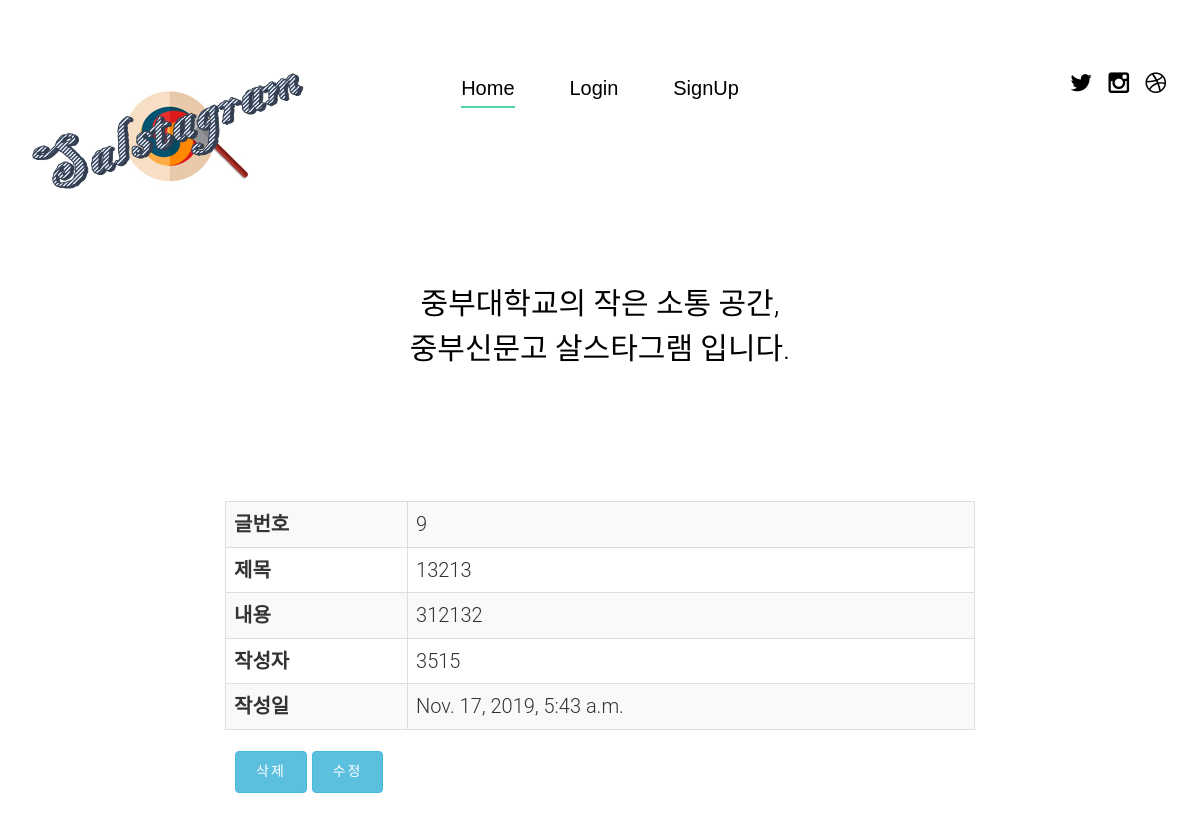
Page /board/detail/9/ on the earlier database version.
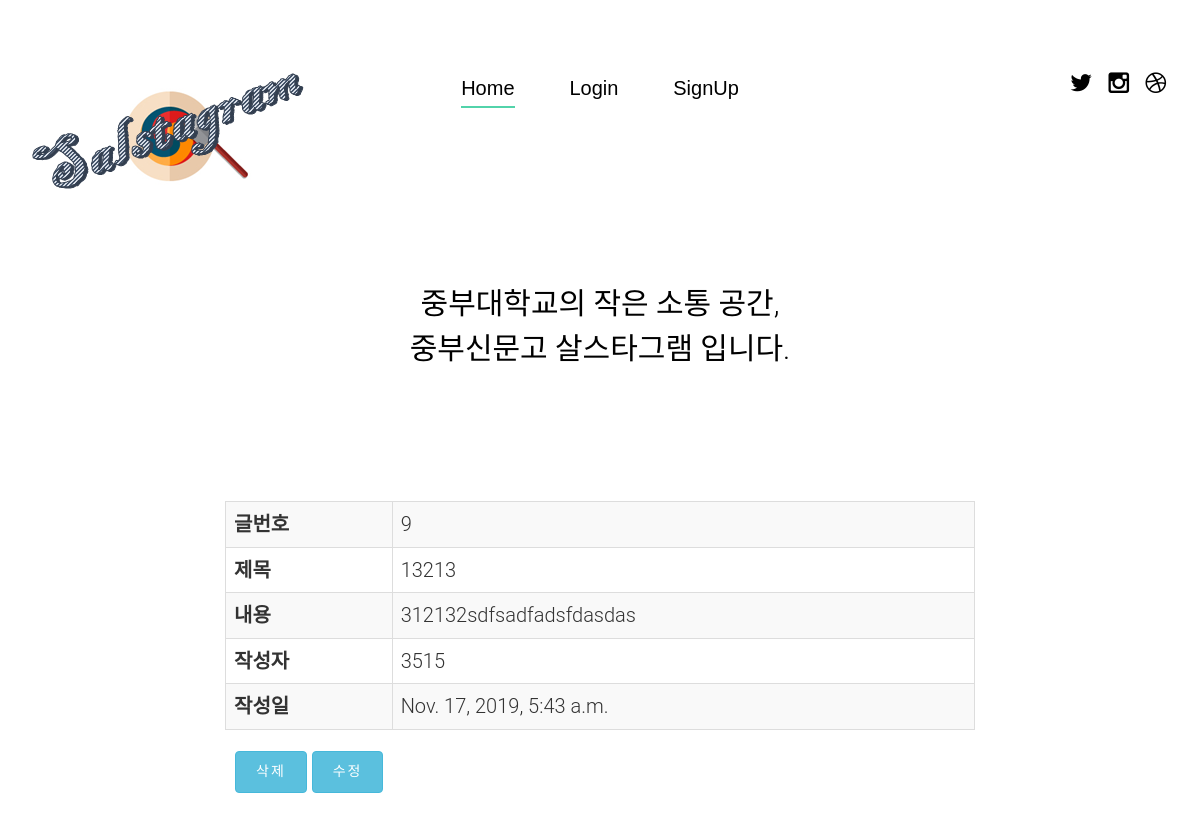
Same page on the later database version.
### board/models.py (models this page shows, shortened)
class Board(models.Model):
    title = models.CharField(max_length=100)
    text = models.TextField(max_length=2000)
    key = models.CharField(max_length=50)    # 글 삭제 시 확인할 키값 기본적으로 default=123으로 구현함.
    author = models.CharField(max_length=50)    # 익명성을 위해 CharField 로 구현
    created = models.DateTimeField(auto_now_add=True)
    class Meta:
        ordering = ['-created', ]

### board/views.py (the view)
# urls.py: path("detail/<int:pk>/", BoardDetail.as_view(), name='detail'),
class BoardDetail(DetailView):
    model = Board
    template_name_suffix = '_detail'

### board/templates/board/board_detail.html (shortened to what this page needs)
{% extends 'base_blog.html' %}
{% block content %}
 <div class="container">
    <div class="row">
       <div class="col-md-8 col-md-offset-2">
           <table class="table table-striped table-bordered">
               <tr>
                   <th>글번호</th>
                   <td>{{ object.pk }}</td>
               </tr>
               <tr>
                   <th>제목</th>
                   <td>{{ object.title }}</td>
               </tr>
               <tr>
                   <th>내용</th>
                   <td>{{ object.text }}</td>
               </tr>
               <tr>
                   <th>작성자</th>
                   <td>{{ object.author }}</td>
               </tr>
               <tr>
                   <th>작성일</th>
                   <td>{{ object.created }}</td>
               </tr>
           </table>
       </div>
    </div>
     {% load disqus_tags %}
     <div class="col-md-8 col-md-offset-2">
     </div>
     <div class="col-md-8 col-md-offset-2">
         <a href="{% url 'board:delete' object.id %}" class="btn btn-info">삭제</a>
         <a href="{% url 'board:update' object.id %}" class="btn btn-info">수정</a>
     </div>
 </div>
{% endblock %}

### layout/base_blog.html (shortened to what this page needs)
<!DOCTYPE html>
 <html class="no-js">
	<head>
	<link rel="stylesheet" href="/static/css/animate.css">
	<link rel="stylesheet" href="/static/css/icomoon.css">
	<link rel="stylesheet" href="/static/css/bootstrap.css">
	<link rel="stylesheet" href="/static/css/style.css">
	</head>
	<body>
	<div class="box-wrap">
		<header role="banner" id="fh5co-header">
			<div class="container">
				<nav class="navbar navbar-default">
					<div class="row">
						<div class="col-md-3">
							<div class="fh5co-navbar-brand">
								<a class="fh5co-logo" href="{% url 'blog:index' %}"><img src="/static/images/salstagramv2.png" alt="Closest Logo"></a>
							</div>
						</div>
						<div class="col-md-6">
							<ul class="nav text-center">
								<li class="active"><a href="{% url 'blog:index' %}"><span>Home</span></a></li>
								{% if user.is_authenticated %}
								<li><a href="{% url 'blog:create' %}">New Posts</a></li>
								<li><a href="{% url 'accounts:logout' %}">Logout</a></li>
								<li><a href="{% url 'blog:mylist' %}">My Posts</a></li>
								{% else %}
								<li><a href="{% url 'accounts:login' %}">Login</a></li>
								<li><a href="{% url 'accounts:signup' %}">SignUp</a></li>
								{% endif %}
							</ul>
						</div>
						<div class="col-md-3">
							<ul class="social">
								<li><a href="#"><i class="icon-twitter"></i></a></li>
								<li><a href="#"><i class="icon-instagram"></i></a></li>
								<li><a href="{% url 'board:index' %}"><i class="icon-dribbble"></i></a></li>
							</ul>
						</div>
					</div>
				</nav>
		  </div>
		</header>
		<section id="intro">
			<div class="container">
				<div class="row">
					<div class="col-lg-6 col-lg-offset-3 col-md-8 col-md-offset-2 text-center">
						<div class="intro animate-box">
							<h2>중부대학교의 작은 소통 공간, </br> 중부신문고 살스타그램 입니다.</h2>
						</div>
					</div>
				</div>
			</div>
		</section>
	<section id="work">
        {% block content %}
		{% endblock %}
    </section>
	</div>
	</body>
</html>

### static/css/icomoon.css (style rules this page uses)
[class^="icon-"], [class*=" icon-"] { font-family: 'icomoon'; speak: none; font-style: normal; font-weight: normal; font-variant: normal; text-transform: none; line-height: 1; -webkit-font-smoothing: antialiased; -moz-osx-font-smoothing: grayscale; }
.icon-twitter:before { content: "\f099"; }
.icon-instagram:before { content: "\f16d"; }
.icon-dribbble:before { content: "\f17d"; }

### static/css/style.css (style rules this page uses)
body { font-family: "Roboto", Arial, sans-serif; line-height: 1.8; font-size: 20px; background: #eeeff0; font-weight: 300; }
a { color: #52d3aa; -webkit-transition: 0.5s; -o-transition: 0.5s; transition: 0.5s; }
h1, h2, h3, h4, h5, h6 { color: #000; font-family: "Roboto Slab", Arial, sans-serif; font-weight: 400; margin: 0 0 30px 0; }
.box-wrap { background: #fff; max-width: 1300px; margin: 0 auto; }
#fh5co-header { padding-top: 70px; padding-bottom: 0; margin-bottom: 80px; }
#fh5co-header .navbar-default { border: transparent; background: #fff; }
#fh5co-header .navbar { padding: 0; margin: 0; }
#fh5co-header .fh5co-navbar-brand { width: 100%; margin: 0; }
#fh5co-header .fh5co-navbar-brand .fh5co-logo { width: 52px; height: 30px; padding: 0; font-size: 18px; }
#fh5co-header .nav { width: 100%; }
#fh5co-header .nav li { font-size: 20px; display: inline-block; margin-left: 50px; }
#fh5co-header .nav li:first-child { margin-left: 0; }
#fh5co-header .nav li a { font-family: "Roboto Slab", Arial, sans-serif; color: black; position: relative; font-weight: 400; -webkit-transition: 0.5s; -o-transition: 0.5s; transition: 0.5s; padding: 0; }
#fh5co-header .nav li.active a { color: #000; background: transparent; border-bottom: 2px solid #52d3aa; }
#intro, #work, #product, #about, #services { padding-bottom: 5em; }
.intro h2 { font-family: "Roboto", Arial, sans-serif; font-size: 30px; font-weight: 300; line-height: 1.5em; }
.btn { -webkit-transition: 0.3s; -o-transition: 0.3s; transition: 0.3s; }
.btn { text-transform: uppercase; letter-spacing: 2px; -webkit-transition: 0.3s; -o-transition: 0.3s; transition: 0.3s; }
.social { padding: 0; margin: 0; display: inline-block; position: relative; width: 100%; text-align: right; }
.social li { list-style: none; padding: 0; margin: 0; display: inline-block; }
.social li a { font-size: 24px; display: table; width: 24px; height: 24px; margin: 0 4px; color: #000; -webkit-transition: 0.5s; -o-transition: 0.5s; transition: 0.5s; }
.social li a i { display: table-cell; vertical-align: middle; }
.js .animate-box { opacity: 0; }

Differences in the rows shown:
changed Board id 9: text "312132" → "312132sdfsadfadsfdasdas"
